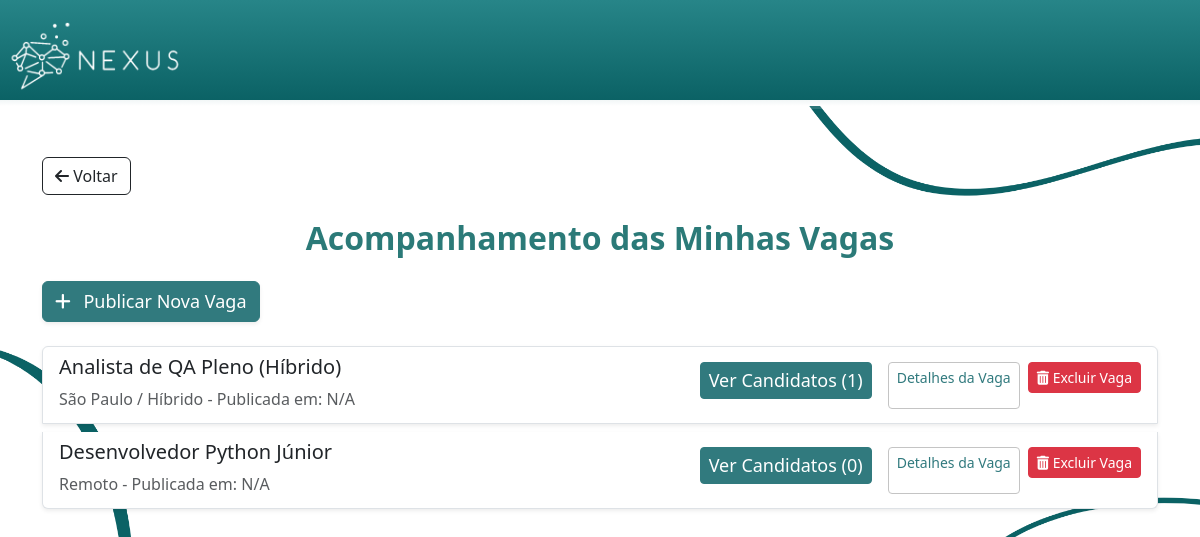
Page /minhas-vagas (signed in) on the committed database.
### models.py (models this page shows)
class Vaga(db.Model):
    __tablename__ = 'vagas'
    id = db.Column(db.Integer, primary_key=True)
    empresa_id = db.Column(db.Integer, db.ForeignKey('empresas.id'), nullable=False)
    titulo = db.Column(db.String(150), nullable=False)
    descricao = db.Column(db.Text, nullable=False)
    requisitos = db.Column(db.Text)
    local = db.Column(db.String(150))
    salario = db.Column(db.Numeric(10,2))

### app.py (the view)
@app.route('/minhas-vagas')
def minhas_vagas():
    if session.get('tipo_conta') != 'empresa':
        return redirect(url_for('index'))
    empresa = Empresa.query.filter_by(usuario_id=session['usuario_id']).first()
    if not empresa:
        return redirect(url_for('index'))
    vagas_anunciadas = Vaga.query.filter_by(empresa_id=empresa.id).all()
    vagas_com_candidatos = []
    for vaga in vagas_anunciadas:
        vagas_com_candidatos.append({
            'vaga': vaga,
            'num_candidatos': Candidatura.query.filter_by(vaga_id=vaga.id).count()
        })
    return render_template(
        'AcompanhamentoVagas.html',
        vagas_data=vagas_com_candidatos,
        tipo_conta='empresa'
    )

### app.py (called while the page is built)
@app.after_request
def add_security_headers(response):
    return response

### templates/AcompanhamentoVagas.html (shortened to what this page needs)
<html>
<head>
    <link rel="stylesheet" href="https://cdnjs.cloudflare.com/ajax/libs/font-awesome/6.5.1/css/all.min.css"
 />
    <link href="{{ url_for('static', filename='Estilo.css') }}" rel="stylesheet">
    <link href="https://cdn.jsdelivr.net/npm/bootstrap@5.3.3/dist/css/bootstrap.min.css" rel="stylesheet">
</head>
<body id="corpoInicio2">
    <header id="cabecalhoIndex">
        <a href="{{ url_for('index') }}">
            <img id="logoheader" src="{{ url_for('static', filename='images/logo-branco.png') }}" alt="Logo Nexus">
        </a>
    </header>
    <div id="degradeCabecalhoIndex2"></div>
    <main class="container my-5">
        <a href="javascript:history.back()" class="btn btn-outline-dark mb-4">
            <i class="fa-solid fa-arrow-left"></i> Voltar
        </a>
        <h1 class="titulo-pagina text-center mb-4">Acompanhamento das Minhas Vagas</h1>
        <a href="{{ url_for('criar_vaga') }}" class="btn btn-success mb-4 shadow-sm" id="botaoPublicar">
            <i class="fa-solid fa-plus me-2"></i> Publicar Nova Vaga
        </a>
        <div class="list-group">
            {% for item in vagas_data %}
            {% set vaga = item.vaga %}
            <div
                class="list-group-item list-group-item-action d-flex flex-column flex-md-row justify-content-between align-items-md-center mb-2 rounded-lg shadow-sm">
                <div class="mb-2 mb-md-0">
                    <h5>{{ vaga.titulo }}</h5>
                    <p class="mb-1 text-muted">{{ vaga.local }} - Publicada em: {{
                        vaga.data_publicacao.strftime('%d/%m/%Y') if vaga.data_publicacao else 'N/A' }}</p>
                </div>
                <div class="text-start text-md-end d-flex flex-column flex-md-row gap-2">
                  <a href="{{ url_for('candidatos_por_vaga', vaga_id=vaga.id) }}"
                  class="btn btn-success btn-sm me-md-2" id="verCandidatos">
                    Ver Candidatos ({{ item.num_candidatos }})
                  </a>
                  <a href="{{ url_for('detalhe', tipo='vaga', id=vaga.id) }}" class="btn btn-info btn-sm" id="botaoDetalhesVaga">
                    Detalhes da Vaga
                  </a>
                    <form action="{{ url_for('excluir_vaga', vaga_id=vaga.id) }}" method="POST" onsubmit="return confirm('ATENÇÃO: Tem certeza que deseja excluir a vaga {{ vaga.titulo }}? Esta ação é irreversível e removerá todos os candidatos associados.');">
                        <button type="submit" class="btn btn-danger btn-sm">
                        <i class="fa-solid fa-trash-can"></i> Excluir Vaga
                        </button>
                    </form>
                </div>
            </div>
            {% endfor %}
        </div>
    </main>
</body>
</html>

### static/Estilo.css (style rules this page uses)
#corpoInicio2 { background-color: white; background-image: url(../static/images/ELEMENTO2.png); background-size: 100%; background-repeat: no-repeat; background-position: center; }
#logoheader { width: auto; max-width: 100%; height: auto; max-height: 100px; margin: 0; }
#cabecalhoIndex { background-color: #268a8d; color: white; font-family: Cambria, Cochin, Georgia, Times, 'Times New Roman', serif; width: 100%; border-bottom: 6px solid transparent; background-image: linear-gradient(#278588, #0B6265), linear-gradient(to bottom, #0B6265, #ffffff); background-origin: padding-box, border-box; background-clip: padding-box, border-box; }
.titulo-pagina { font-weight: 700; color: #2b7a78; margin-bottom: 50px; }
#degradeCabecalhoIndex2 { background: linear-gradient(to right, transparent, rgba(255, 255, 255, 0.2)); height: 3px; }
.titulo-pagina { font-weight: 700; color: #2b7a78; margin-bottom: 1rem; font-size: 2rem; }
.titulo-pagina { font-weight: 700; font-size: 2rem; color: #2b7a78; }
#botaoPublicar { color: white; background-color: #317a7e; border-color: #317a7e; font-size: large; text-align: center; }
#botaoDetalhesVaga { background-color: white; color: #317a7e; border-color: #c4c4c4; position: relative; }
#verCandidatos { color: white; background-color: #317a7e; border-color: #317a7e; font-size: large; text-align: center; height: 35%; }

### rows in the picture
Vaga: titulo "Analista de QA Pleno (Híbrido)", local "São Paulo / Híbrido"
Vaga: titulo "Desenvolvedor Python Júnior", local "Remoto"

### other values in the picture
{{ item.num_candidatos }} "1" "0"
